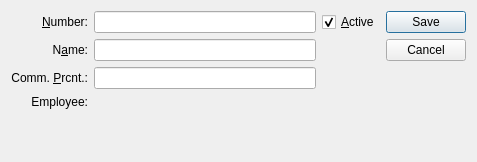
<?xml version="1.0" encoding="UTF-8"?>
<ui version="4.0">
 <comment>This file is part of the xTuple ERP: PostBooks Edition, a free and
open source Enterprise Resource Planning software suite,
Copyright (c) 1999-2010 by OpenMFG LLC, d/b/a xTuple.
It is licensed to you under the Common Public Attribution License
version 1.0, the full text of which (including xTuple-specific Exhibits)
is available at www.xtuple.com/CPAL.  By using this software, you agree
to be bound by its terms.</comment>
 <class>salesRep</class>
 <widget class="QDialog" name="salesRep">
  <property name="geometry">
   <rect>
    <x>0</x>
    <y>0</y>
    <width>477</width>
    <height>162</height>
   </rect>
  </property>
  <property name="windowTitle">
   <string>Sales Representative</string>
  </property>
  <layout class="QGridLayout" name="gridLayout_2">
   <item row="0" column="0">
    <layout class="QVBoxLayout" name="verticalLayout">
     <item>
      <layout class="QGridLayout" name="gridLayout">
       <item row="0" column="0">
        <widget class="QLabel" name="_numberLit">
         <property name="text">
          <string>&amp;Number:</string>
         </property>
         <property name="alignment">
          <set>Qt::AlignRight|Qt::AlignTrailing|Qt::AlignVCenter</set>
         </property>
         <property name="buddy">
          <cstring>_number</cstring>
         </property>
        </widget>
       </item>
       <item row="0" column="1">
        <widget class="XLineEdit" name="_number"/>
       </item>
       <item row="0" column="2">
        <widget class="QCheckBox" name="_active">
         <property name="text">
          <string>&amp;Active</string>
         </property>
         <property name="checked">
          <bool>true</bool>
         </property>
        </widget>
       </item>
       <item row="1" column="0">
        <widget class="QLabel" name="_nameLit">
         <property name="text">
          <string>N&amp;ame:</string>
         </property>
         <property name="alignment">
          <set>Qt::AlignRight|Qt::AlignTrailing|Qt::AlignVCenter</set>
         </property>
         <property name="buddy">
          <cstring>_name</cstring>
         </property>
        </widget>
       </item>
       <item row="1" column="1">
        <widget class="XLineEdit" name="_name"/>
       </item>
       <item row="2" column="0">
        <widget class="QLabel" name="_commPrcntLit">
         <property name="text">
          <string>Comm. &amp;Prcnt.:</string>
         </property>
         <property name="alignment">
          <set>Qt::AlignRight|Qt::AlignTrailing|Qt::AlignVCenter</set>
         </property>
         <property name="buddy">
          <cstring>_commPrcnt</cstring>
         </property>
        </widget>
       </item>
       <item row="2" column="1">
        <widget class="XLineEdit" name="_commPrcnt">
         <property name="sizePolicy">
          <sizepolicy hsizetype="Preferred" vsizetype="Fixed">
           <horstretch>0</horstretch>
           <verstretch>0</verstretch>
          </sizepolicy>
         </property>
         <property name="alignment">
          <set>Qt::AlignRight</set>
         </property>
        </widget>
       </item>
       <item row="3" column="0">
        <widget class="QLabel" name="_employeeLit">
         <property name="text">
          <string>Employee:</string>
         </property>
         <property name="alignment">
          <set>Qt::AlignRight|Qt::AlignTrailing|Qt::AlignVCenter</set>
         </property>
         <property name="buddy">
          <cstring>_employee</cstring>
         </property>
        </widget>
       </item>
       <item row="3" column="1" colspan="2">
        <widget class="EmpCluster" name="_employee"/>
       </item>
      </layout>
     </item>
     <item>
      <spacer>
       <property name="orientation">
        <enum>Qt::Vertical</enum>
       </property>
       <property name="sizeType">
        <enum>QSizePolicy::Expanding</enum>
       </property>
       <property name="sizeHint" stdset="0">
        <size>
         <width>10</width>
         <height>0</height>
        </size>
       </property>
      </spacer>
     </item>
    </layout>
   </item>
   <item row="0" column="1">
    <widget class="QDialogButtonBox" name="_buttonBox">
     <property name="orientation">
      <enum>Qt::Vertical</enum>
     </property>
     <property name="standardButtons">
      <set>QDialogButtonBox::Cancel|QDialogButtonBox::Save</set>
     </property>
    </widget>
   </item>
  </layout>
 </widget>
 <layoutdefault spacing="6" margin="11"/>
 <pixmapfunction>qPixmapFromMimeSource</pixmapfunction>
 <customwidgets>
  <customwidget>
   <class>EmpCluster</class>
   <extends>QWidget</extends>
   <header>empcluster.h</header>
  </customwidget>
  <customwidget>
   <class>XLineEdit</class>
   <extends>QLineEdit</extends>
   <header>xlineedit.h</header>
  </customwidget>
 </customwidgets>
 <tabstops>
  <tabstop>_number</tabstop>
  <tabstop>_active</tabstop>
  <tabstop>_name</tabstop>
  <tabstop>_commPrcnt</tabstop>
 </tabstops>
 <resources/>
 <connections>
  <connection>
   <sender>_buttonBox</sender>
   <signal>rejected()</signal>
   <receiver>salesRep</receiver>
   <slot>reject()</slot>
   <hints>
    <hint type="sourcelabel">
     <x>430</x>
     <y>82</y>
    </hint>
    <hint type="destinationlabel">
     <x>238</x>
     <y>80</y>
    </hint>
   </hints>
  </connection>
 </connections>
</ui>
